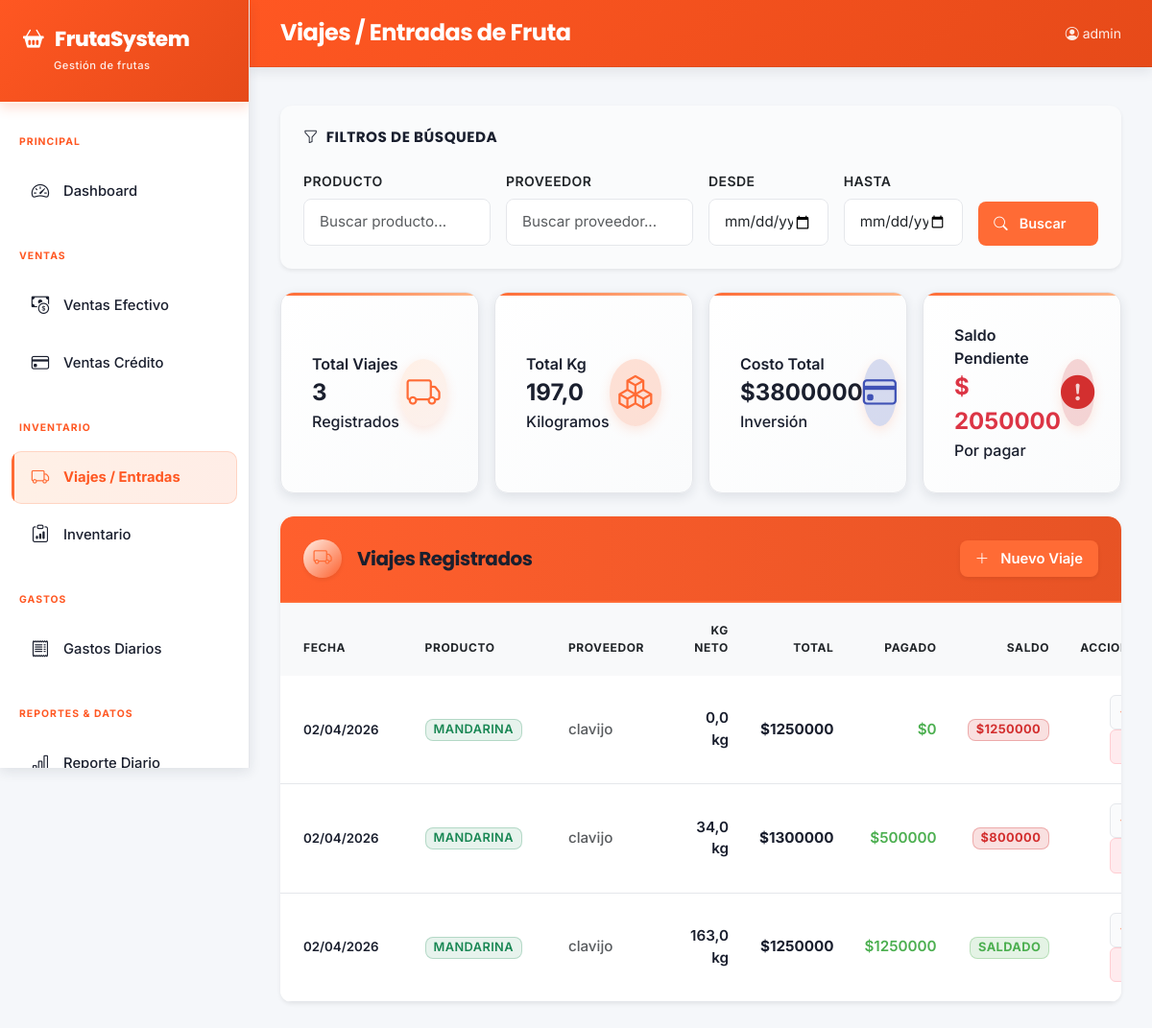
The app's page /viajes/ (signed in), older data.
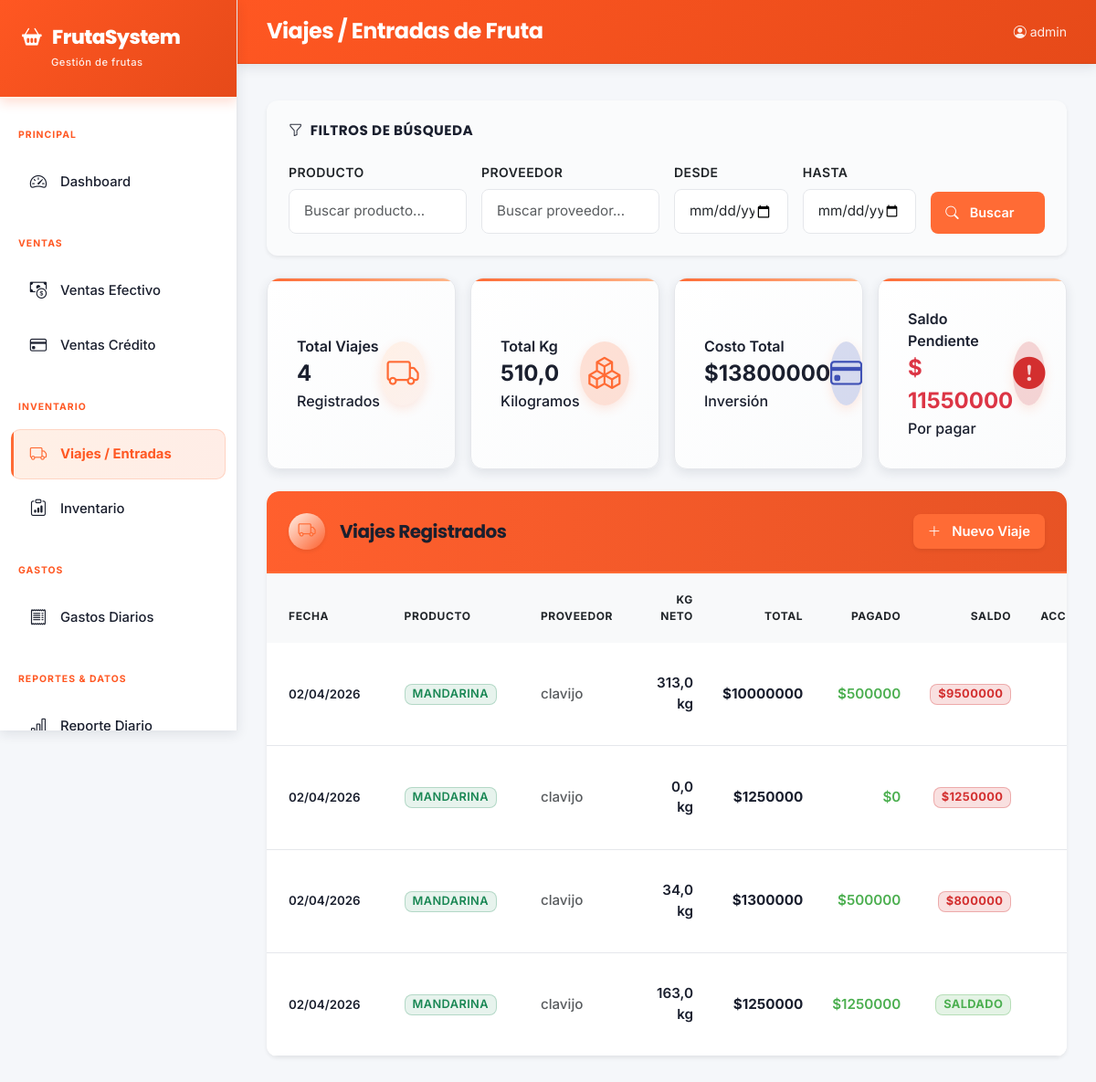
The same page, newer data.
### core/models.py (models this page shows, shortened)
class Viaje(models.Model):
    PESO_CANASTILLA_NEGRA = Decimal('1.6')
    PESO_CANASTILLA_COLOR = Decimal('2.2')
    proveedor = models.ForeignKey(Proveedor, on_delete=models.PROTECT, related_name='viajes', verbose_name='Proveedor')
    producto = models.ForeignKey(Producto, on_delete=models.PROTECT, related_name='viajes', verbose_name='Producto')
    fecha = models.DateField(verbose_name='Fecha')
    observaciones = models.TextField(blank=True, verbose_name='Observaciones')
    kg_bruto = models.DecimalField(max_digits=10, decimal_places=2, default=0, verbose_name='Kg Bruto Recibido')
    kg_podridos = models.DecimalField(max_digits=10, decimal_places=2, default=0, verbose_name='Kg Podridos / Rechazo')
    cantidad_canastillas_negras = models.IntegerField(default=0, verbose_name='Canastillas Negras')
    cantidad_canastillas_colores = models.IntegerField(default=0, verbose_name='Canastillas Colores')
    precio_total_acordado = models.DecimalField(max_digits=12, decimal_places=2, default=0, verbose_name='Precio Total Acordado')
    created_at = models.DateTimeField(auto_now_add=True)
    @property
    def total_kg_neto(self): return sum(lote.kg_neto for lote in self.lotes.all())
    @property
    def total_valor(self): return self.precio_total_acordado
    @property
    def total_pagado(self): return sum(p.monto for p in self.pagos_proveedor.all())
    @property
    def saldo_pendiente(self): return self.total_valor - self.total_pagado
    class Meta:
        verbose_name = 'Viaje'; verbose_name_plural = 'Viajes'; ordering = ['-fecha', '-created_at']

class Producto(models.Model):
    nombre = models.CharField(max_length=100, verbose_name='Nombre')
    tiene_descuento_gobierno = models.BooleanField(default=False, verbose_name='Descuento gobierno')
    porcentaje_descuento = models.DecimalField(max_digits=5, decimal_places=2, default=0, verbose_name='% Descuento gobierno')
    activo = models.BooleanField(default=True, verbose_name='Activo')
    def __str__(self): return self.nombre
    class Meta:
        verbose_name = 'Producto'; verbose_name_plural = 'Productos'; ordering = ['nombre']

class Proveedor(models.Model):
    nombre = models.CharField(max_length=200, verbose_name='Nombre')
    telefono = models.CharField(max_length=20, blank=True, verbose_name='Teléfono')
    direccion = models.TextField(blank=True, verbose_name='Dirección')
    activo = models.BooleanField(default=True, verbose_name='Activo')
    def __str__(self): return self.nombre
    class Meta:
        verbose_name = 'Proveedor'; verbose_name_plural = 'Proveedores'; ordering = ['nombre']

class LoteClasificacion(models.Model):
    viaje = models.ForeignKey(Viaje, on_delete=models.CASCADE, related_name='lotes', verbose_name='Viaje')
    clasificacion = models.ForeignKey(Clasificacion, on_delete=models.PROTECT, verbose_name='Clasificación')
    kg_neto = models.DecimalField(max_digits=10, decimal_places=2, default=0, verbose_name='Kg Neto Clasificado')
    class Meta:
        verbose_name = 'Lote por Clasificación'; verbose_name_plural = 'Lotes por Clasificación'

class PagoProveedor(models.Model):
    viaje = models.ForeignKey(Viaje, on_delete=models.CASCADE, related_name='pagos_proveedor', verbose_name='Viaje')
    monto = models.DecimalField(max_digits=12, decimal_places=2, verbose_name='Monto')
    medio_pago = models.CharField(max_length=20, choices=MEDIO_PAGO_CHOICES, verbose_name='Medio de pago')
    fecha = models.DateField(verbose_name='Fecha')
    observaciones = models.TextField(blank=True, verbose_name='Observaciones')
    class Meta:
        verbose_name = 'Pago a Proveedor'; verbose_name_plural = 'Pagos a Proveedores'; ordering = ['-fecha']

### core/views.py (the view)
# urls.py: path('viajes/', views.viaje_list, name='viaje_list'),
@login_required
def viaje_list(request):
    viajes = Viaje.objects.select_related('proveedor', 'producto').all()
    num_viajes = len(viajes)
    total_kg = sum(v.total_kg_neto for v in viajes)
    total_costo = sum(v.total_valor for v in viajes)
    saldo_pendiente = sum(v.saldo_pendiente for v in viajes)
    return render(request, 'core/viaje_list.html', {
        'viajes': viajes,
        'num_viajes': num_viajes, 'total_kg': total_kg,
        'total_costo': total_costo, 'saldo_pendiente': saldo_pendiente
    })

### core/templates/core/viaje_list.html (shortened to what this page needs)
{% extends 'core/base.html' %}
{% block page_title %}Viajes / Entradas de Fruta{% endblock %}
{% block content %}
<div class="card border-0 shadow-sm mb-4" style="border-radius: 12px; background: var(--bg-light);">
  <div class="card-body p-4">
    <h6 class="fw-bold mb-4" style="color: var(--text-main); font-size: 0.95rem; text-transform: uppercase; letter-spacing: 0.5px;">
      <i class="bi bi-funnel me-2"></i>Filtros de Búsqueda
    </h6>
    <div class="row g-3">
      <div class="col-md-3">
        <label class="form-label fw-semibold small" style="color: var(--text-secondary);">Producto</label>
        <input type="text" class="form-control" placeholder="Buscar producto..." style="border-radius: 8px; border: 1px solid var(--border-light); padding: 0.75rem 1rem;">
      </div>
      <div class="col-md-3">
        <label class="form-label fw-semibold small" style="color: var(--text-secondary);">Proveedor</label>
        <input type="text" class="form-control" placeholder="Buscar proveedor..." style="border-radius: 8px; border: 1px solid var(--border-light); padding: 0.75rem 1rem;">
      </div>
      <div class="col-md-2">
        <label class="form-label fw-semibold small" style="color: var(--text-secondary);">Desde</label>
        <input type="date" class="form-control" style="border-radius: 8px; border: 1px solid var(--border-light); padding: 0.75rem 1rem;">
      </div>
      <div class="col-md-2">
        <label class="form-label fw-semibold small" style="color: var(--text-secondary);">Hasta</label>
        <input type="date" class="form-control" style="border-radius: 8px; border: 1px solid var(--border-light); padding: 0.75rem 1rem;">
      </div>
      <div class="col-md-2 d-flex align-items-end gap-2">
        <button class="btn w-100" style="background: var(--orange-primary); color: white; border-radius: 8px; border: none; padding: 0.75rem 1rem; font-weight: 600; font-size: 0.9rem;">
          <i class="bi bi-search me-1"></i>Buscar
        </button>
      </div>
    </div>
  </div>
</div>
<div class="row row-cols-1 row-cols-md-4 g-3 mb-4">
  <div class="col">
    <div class="stat-card-white h-100">
      <div>
        <div class="small fw-semibold">Total Viajes</div>
        <div class="fs-4 fw-bold">{{ num_viajes|default:0 }}</div>
        <div class="small">Registrados</div>
      </div>
      <div class="stat-icon-wrapper">
        <i class="bi bi-truck"></i>
      </div>
    </div>
  </div>
  <div class="col">
    <div class="stat-card-white h-100">
      <div>
        <div class="small fw-semibold">Total Kg</div>
        <div class="fs-4 fw-bold">{{ total_kg|default:0|floatformat:1 }}</div>
        <div class="small">Kilogramos</div>
      </div>
      <div class="stat-icon-wrapper" style="background: rgba(255, 107, 53, 0.2); color: var(--orange-primary);">
        <i class="bi bi-boxes"></i>
      </div>
    </div>
  </div>
  <div class="col">
    <div class="stat-card-white h-100">
      <div>
        <div class="small fw-semibold">Costo Total</div>
        <div class="fs-4 fw-bold">${{ total_costo|default:0|floatformat:0 }}</div>
        <div class="small">Inversión</div>
      </div>
      <div class="stat-icon-wrapper" style="background: rgba(63, 81, 181, 0.2); color: #3f51b5;">
        <i class="bi bi-credit-card"></i>
      </div>
    </div>
  </div>
  <div class="col">
    <div class="stat-card-white h-100">
      <div>
        <div class="small fw-semibold">Saldo Pendiente</div>
        <div class="fs-4 fw-bold text-danger" style="color: #d32f2f;">$ {{ saldo_pendiente|default:0|floatformat:0 }}</div>
        <div class="small">Por pagar</div>
      </div>
      <div class="stat-icon-wrapper" style="background: rgba(211, 47, 47, 0.2); color: #d32f2f;">
        <i class="bi bi-exclamation-circle-fill"></i>
      </div>
    </div>
  </div>
</div>
<div class="card border-0 shadow-sm" style="border-radius: 12px; overflow: hidden;">
  <div class="card-header border-bottom-0 bg-white py-4 d-flex justify-content-between align-items-center">
    <div class="d-flex align-items-center">
      <div class="stat-icon-wrapper d-inline-flex me-3 shadow-sm" style="width: 40px; height: 40px; font-size: 1.2rem;">
        <i class="bi bi-truck"></i>
      </div>
      <h5 class="mb-0 fw-bold" style="color: var(--text-main);">Viajes Registrados</h5>
    </div>
    <a href="{% url 'viaje_create' %}" class="btn px-3 py-2 fw-semibold shadow-sm" style="background: var(--orange-primary); color: white; border: none; border-radius: 8px;">
      <i class="bi bi-plus-lg me-1"></i> Nuevo Viaje
    </a>
  </div>
  <div class="card-body p-0">
    <div class="table-responsive">
      <table class="table table-hover align-middle mb-0">
        <thead class="bg-light">
          <tr>
            <th class="ps-4 fw-bold small" style="color: var(--text-secondary);">FECHA</th>
            <th class="fw-bold small" style="color: var(--text-secondary);">PRODUCTO</th>
            <th class="fw-bold small" style="color: var(--text-secondary);">PROVEEDOR</th>
            <th class="fw-bold small text-end pe-2" style="color: var(--text-secondary);">KG NETO</th>
            <th class="fw-bold small text-end pe-2" style="color: var(--text-secondary);">TOTAL</th>
            <th class="fw-bold small text-end pe-2" style="color: var(--text-secondary);">PAGADO</th>
            <th class="fw-bold small text-end pe-2" style="color: var(--text-secondary);">SALDO</th>
            <th class="text-end pe-4 fw-bold small" style="color: var(--text-secondary);">ACCIONES</th>
          </tr>
        </thead>
        <tbody class="border-top-0">
        {% for v in viajes %}
        <tr>
          <td class="ps-4"><span class="small fw-semibold" style="color: var(--text-main);">{{ v.fecha|date:"d/m/Y" }}</span></td>
          <td>
            <span class="badge bg-success bg-opacity-10 text-success border border-success border-opacity-25 px-2 py-1">
              {{ v.producto }}
            </span>
          </td>
          <td class="text-muted small">{{ v.proveedor }}</td>
          <td class="text-end pe-2 fw-semibold" style="color: var(--text-main);">{{ v.total_kg_neto|default:0|floatformat:1 }} kg</td>
          <td class="text-end pe-2 fw-bold" style="color: var(--text-main);">${{ v.total_valor|default:0|floatformat:0 }}</td>
          <td class="text-end pe-2 fw-semibold" style="color: #4CAF50;">${{ v.total_pagado|default:0|floatformat:0 }}</td>
          <td class="text-end pe-2">
            {% if v.saldo_pendiente > 0 %}
              <span class="badge fw-bold px-2 py-1" style="background-color: rgba(211, 47, 47, 0.15); color: #d32f2f; border: 1px solid rgba(211, 47, 47, 0.3);">
                ${{ v.saldo_pendiente|default:0|floatformat:0 }}
              </span>
            {% else %}
              <span class="badge fw-bold px-2 py-1" style="background-color: rgba(76, 175, 80, 0.15); color: #4CAF50; border: 1px solid rgba(76, 175, 80, 0.3);">
                SALDADO
              </span>
            {% endif %}
          </td>
          <td class="text-end pe-4">
            <a href="{% url 'viaje_detail' v.pk %}" class="btn btn-sm" style="background-color: var(--bg-light); color: var(--orange-primary); border-radius: 6px; padding: 6px 10px; border: 1px solid var(--border-light);" title="Ver Detalle">
            </a>
            <a href="{% url 'viaje_delete' v.pk %}" class="btn btn-sm" style="background-color: #ffebee; color: #d32f2f; border-radius: 6px; padding: 6px 10px; border: 1px solid #ffcdd2; margin-left: 5px;" title="Eliminar Viaje">
            </a>
          </td>
        </tr>
        {% endfor %}
        </tbody>
      </table>
    </div>
  </div>
</div>
{% endblock %}

### core/templates/core/base.html (shortened to what this page needs)
<!DOCTYPE html>
<html lang="es">
<head>
<link href="https://cdn.jsdelivr.net/npm/bootstrap@5.3.0/dist/css/bootstrap.min.css" rel="stylesheet">
<link href="https://cdn.jsdelivr.net/npm/bootstrap-icons@1.11.0/font/bootstrap-icons.css" rel="stylesheet">
</head>
<body>
<div class="sidebar" id="sidebar">
  <div class="sidebar-brand">
    <h5><i class="bi bi-basket2-fill"></i>FrutaSystem</h5>
    <small>Gestión de frutas</small>
  </div>
  <nav class="mt-2">
    <div class="nav-section">Principal</div>
    <a href="{% url 'dashboard' %}" class="nav-link {% if request.resolver_match.url_name == 'dashboard' %}active{% endif %}">
      <i class="bi bi-speedometer2"></i> Dashboard
    </a>
    <div class="nav-section">Ventas</div>
    <a href="{% url 'venta_efectivo_list' %}" class="nav-link {% if 'efectivo' in request.path %}active{% endif %}">
      <i class="bi bi-cash-coin"></i> Ventas Efectivo
    </a>
    <a href="{% url 'venta_credito_list' %}" class="nav-link {% if 'credito' in request.path %}active{% endif %}">
      <i class="bi bi-credit-card"></i> Ventas Crédito
    </a>
    <div class="nav-section">Inventario</div>
    <a href="{% url 'viaje_list' %}" class="nav-link {% if 'viajes' in request.path %}active{% endif %}">
      <i class="bi bi-truck"></i> Viajes / Entradas
    </a>
    <a href="{% url 'inventario_list' %}" class="nav-link {% if 'inventario' in request.path %}active{% endif %}">
      <i class="bi bi-clipboard-data"></i> Inventario
    </a>
    <div class="nav-section">Gastos</div>
    <a href="{% url 'gasto_list' %}" class="nav-link {% if 'gastos' in request.path and 'categorias' not in request.path %}active{% endif %}">
      <i class="bi bi-receipt"></i> Gastos Diarios
    </a>
    <div class="nav-section">Reportes & Datos</div>
    <a href="{% url 'reporte_diario' %}" class="nav-link {% if 'diario' in request.path %}active{% endif %}">
      <i class="bi bi-bar-chart-line"></i> Reporte Diario
    </a>
  </nav>
</div>
<div class="main-content">
  <div class="topbar">
    <div class="flex-grow-1">
      <h6 class="page-title-text d-none d-lg-flex">{% block page_title %}{% endblock %}</h6>
    </div>
    <div class="d-flex align-items-center gap-3">
      <small style="color: rgba(255,255,255,0.9);"><i class="bi bi-person-circle me-1"></i>{{ request.user.username }}</small>
    </div>
  </div>
  <div class="content-area">
    {% block content %}{% endblock %}
  </div>
</div>
</body>
</html>

Row changes from the older to the newer data that the page shows:
added Viaje: fecha "02/04/2026", producto "MANDARINA", proveedor "clavijo", total_kg_neto "313,0", total_valor "10000000", total_pagado "500000", saldo_pendiente "9500000"
Text that changed along with them:
{{ num_viajes|default:0 }}: "3" → "4"
{{ total_kg|default:0|floatformat:1 }}: "197,0" → "510,0"
{{ total_costo|default:0|floatformat:0 }}: "3800000" → "13800000"
{{ saldo_pendiente|default:0|floatformat:0 }}: "2050000" → "11550000"
